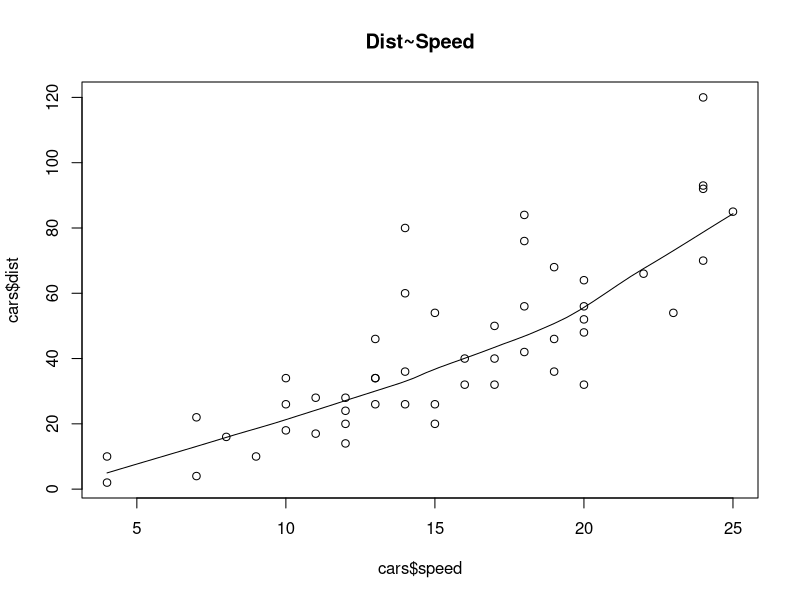
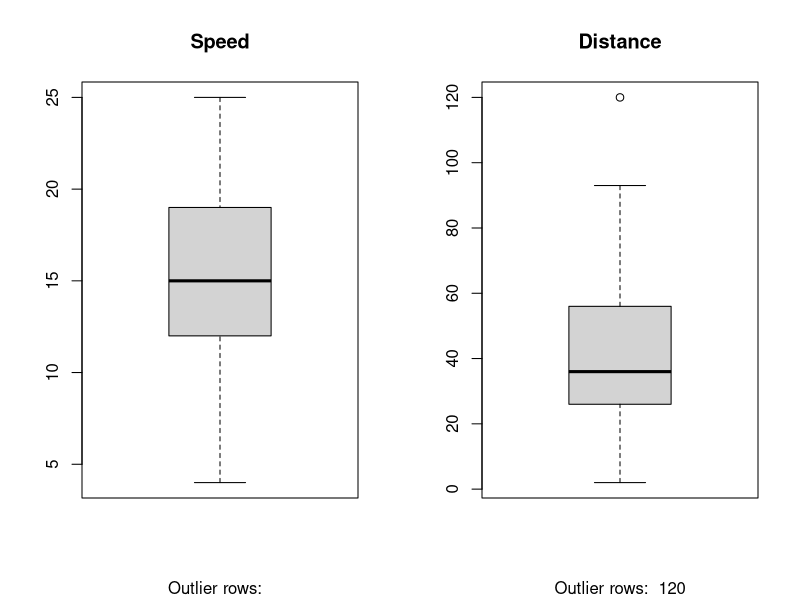
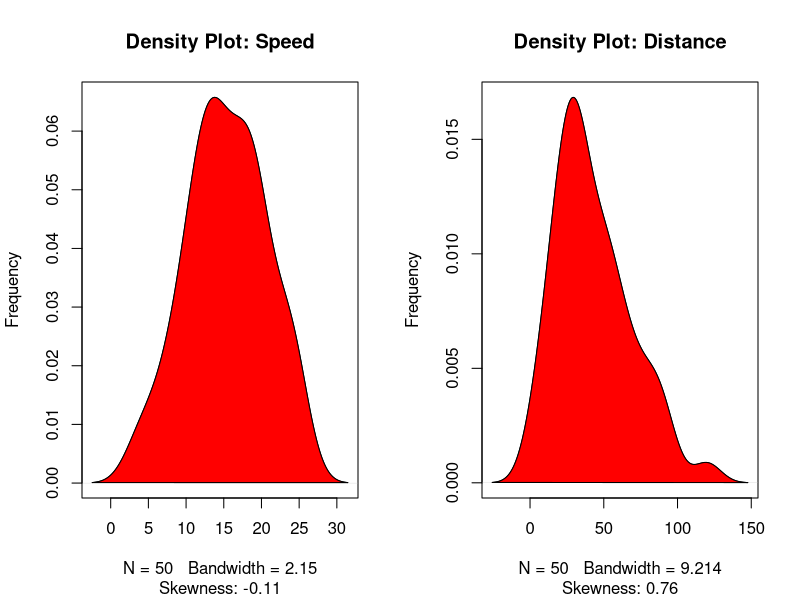

These charts were generated, in order, by the following R code: (Note: this script raises an error after producing the figures.)
#ejemplo con cars
head(cars)
data("cars")

##analisis de variables

##scatterplot
scatter.smooth(x=cars$speed, y=cars$dist, main="Dist~Speed") ##crea un graficos de dispercion y dibuja la ecuacion de regresion
#con la grafica podemos analisar si si se adapata al modelo de regresion lineal

#bloxplots
par(mfrow=c(1, 2))  # divide grafico en 2 columnas
boxplot(cars$speed, main="Speed", sub=paste("Outlier rows: ", boxplot.stats(cars$speed)$out))#crea un grafico de la primera mitad de los datos 
boxplot(cars$dist, main="Distance", sub=paste("Outlier rows: ", boxplot.stats(cars$dist)$out)) #crea un grafico de la segunda mitad de los datos
#con estas graficas se puede ver la media y las desviaciones que existen, tambien ver si existen datos afuera de estos rangos de desviacion y si no hay muchos puntitos aguera signfica que se puede usar la variable como de entrada para la regresion
#identifican valos que se salen de la desviacion estadar

#densityplots muestra el comportmaiento de la distribucion probabilistica de las variables
library(e1071)
par(mfrow=c(1, 2))  # divide grafico en 2 columnas
plot(density(cars$speed), main="Density Plot: Speed", ylab="Frequency", sub=paste("Skewness:", round(e1071::skewness(cars$speed), 2)))  # density plot para 'speed'
polygon(density(cars$speed), col="red")
plot(density(cars$dist), main="Density Plot: Distance", ylab="Frequency", sub=paste("Skewness:", round(e1071::skewness(cars$dist), 2)))  # density plot para 'dist'
polygon(density(cars$dist), col="red")
#si las graficas son muy parecidas a las de una distribuicion normal es un visto bueno para poder seguir

#correlacion
cor(cars$speed, cars$dist)  # calcular velocidad y distancia en correlacion
#correlacion de las dos variables entre mas alta mejor es la correlacion 

#modelo de regresion lineal
lmcarros <- lm(dist ~ speed, data=cars)
summary(lmcarros)
##la clasificacion de las estrellas que da r entre mas bajo este en ese ranjo es mas significativa la variable
# si las dos estan en el mismo rango se evalua las demas variables y en la que sea mayor en las demas y mas bajas en pr es la mas significativa

carro<-data.frame(13)
names(carro)[1]<-"speed"

predict(lmcarros,carro)

#Creamos un modelo datos de train y test 80/20
##set.seed(90)  

trainingRowIndex <- sample(1:nrow(cars), 0.8*nrow(cars))  
trainingData <- cars[trainingRowIndex, ]  
testData  <- cars[-trainingRowIndex, ]   

#creamos el modelo lineal
lmMod <- lm(dist ~ modelo, data=trainingData)  
distPred <- predict(lmMod, testData)  # predecimos usanto test data

#Revisamos el modelo creado
summary (lmMod)  # model summary

#cbiend que une los test con los valores predecidos y se calcula el nivel de precision
actuals_preds <- data.frame(cbind(actuals=testData$dist, predicteds=distPred))  # make actuals_predicteds dataframe.
correlation_accuracy <- cor(actuals_preds)
correlation_accuracy
#nos interesan los predecidos y en este caso tuvo un % del 88 

#otras metricas 
#calculamos el MAD,desviacion absoluta media que nos dice cuanto se desviaron 
mad <- mean(abs((actuals_preds$predicteds - actuals_preds$actuals)))  
mad

#ploteamos el modelo con intervalos, esto no lo explico
par(mfrow=c(1, 1)) 

library(ggplot2)
ggplot(cars, aes(x=speed, y=dist)) + 
  geom_point(color='#2980B9', size = 4) + 
  geom_smooth(method=lm, color='#2C3E50')

#vemos las predicciones y sus intervalos
actuals_preds_intervalos <- data.frame(cbind(actuals_preds,predict(lmMod, newdata = testData, interval = 'confidence')))
actuals_preds_intervalos$fit<-NULL
actuals_preds_intervalos

#### Ejemplo de prediccion de stock_index_price

Year <- c(2017,2017,2017,2017,2017,2017,2017,2017,2017,2017,2017,2017,2016,2016,2016,2016,2016,2016,2016,2016,2016,2016,2016,2016)
Month <- c(12, 11,10,9,8,7,6,5,4,3,2,1,12,11,10,9,8,7,6,5,4,3,2,1)
Interest_Rate <- c(2.75,2.5,2.5,2.5,2.5,2.5,2.5,2.25,2.25,2.25,2,2,2,1.75,1.75,1.75,1.75,1.75,1.75,1.75,1.75,1.75,1.75,1.75)
Unemployment_Rate <- c(5.3,5.3,5.3,5.3,5.4,5.6,5.5,5.5,5.5,5.6,5.7,5.9,6,5.9,5.8,6.1,6.2,6.1,6.1,6.1,5.9,6.2,6.2,6.1)
Stock_Index_Price <- c(1464,1394,1357,1293,1256,1254,1234,1195,1159,1167,1130,1075,1047,965,943,958,971,949,884,866,876,822,704,719)        

plot(x=Interest_Rate, y=Stock_Index_Price) #no ayudan a ver si si sigue un comportamiento de regresion lineal
plot(x=Unemployment_Rate, y=Stock_Index_Price) 

model <- lm(Stock_Index_Price ~ Interest_Rate + Unemployment_Rate)#no siempre es necesario un dataframe para el modelo
summary(model)
